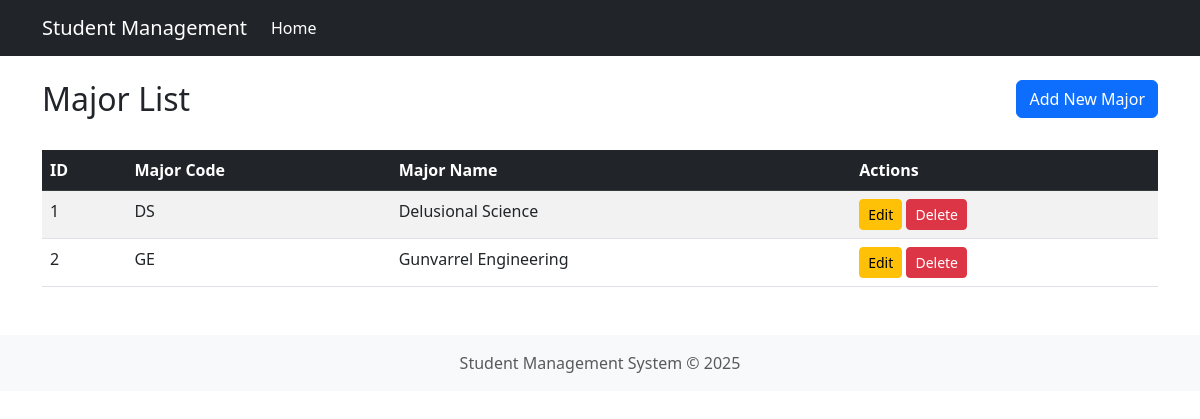
The app's page /views/majors/major.view.php with its own data.
### tables this page shows
CREATE TABLE majors (
    major_id INT AUTO_INCREMENT PRIMARY KEY,
    major_code VARCHAR(10) NOT NULL UNIQUE,
    major_name VARCHAR(255) NOT NULL
);

### src/config/connection.php (called while the page is built, shortened)
<?php
class Database {
    private $host = "localhost";
    private $username = "root";
    private $password = "";
    private $dbname = "tp_mvc";
    public function __construct() {
        try{
            $this->conn = new PDO("mysql:host=$this->host;dbname=$this->dbname", $this->username, $this->password);
        }
        catch(PDOException $e){
            echo "Connection failed: " . $e->getMessage();
        }
    }
}
?>

### src/controllers/Major.controller.php (called while the page is built, shortened)
<?php
include_once(__DIR__ . "/../config/connection.php");
include_once(__DIR__ . "/../models/Major.class.php");
class MajorController{
    private $db;
    public function __construct(){
        $this->db = new Database();
    }
    public function getAllMajors(){
        try{
            $query = "SELECT * FROM majors";
            $stmt = $this->db->conn->prepare($query);
            $stmt->execute();
            $majors = array();
            while($row = $stmt->fetch(PDO::FETCH_ASSOC)){
                $major = new Major(
                    $row['major_id'],
                    $row['major_code'],
                    $row['major_name']
                );
                $majors[] = $major;
            }
            return $majors;
        }
        catch(PDOException $e){
            echo "Error: " . $e->getMessage();
            return [];
        }
    }
}
?>

### src/models/Major.class.php (called while the page is built, shortened)
<?php
class Major{
    private $major_id;
    private $major_code;
    private $major_name;
    public function __construct($major_id = "", $major_code = "", $major_name = ""){
        $this->major_id = $major_id;
        $this->major_code = $major_code;
        $this->major_name = $major_name;
    }
    public function getMajorId(){
        return $this->major_id;
    }
    public function getMajorCode(){
        return $this->major_code;
    }
    public function getMajorName(){
        return $this->major_name;
    }
}
?>

### src/views/majors/major.view.php (the view, shortened to what this page needs)
<?php
require_once(__DIR__ . "/../../config/connection.php");
require_once(__DIR__ . "/../../controllers/Major.controller.php");
$majorController = new MajorController();
$majors = $majorController->getAllMajors();
include(__DIR__."/../../views/templates/header.view.php");
?>
<div class="row mb-4">
    <div class="col-md-6">
        <h2>Major List</h2>
    </div>
    <div class="col-md-6 text-end">
        <a href="create.view.php" class="btn btn-primary">Add New Major</a>
    </div>
</div>
<table class="table table-striped table-hover">
    <thead class="table-dark">
        <tr>
            <th>ID</th>
            <th>Major Code</th>
            <th>Major Name</th>
            <th>Actions</th>
        </tr>
    </thead>
    <tbody>
        <?php
        if(!empty($majors)){
            foreach($majors as $major){
                echo "<tr>
                        <td>{$major->getMajorId()}</td>
                        <td>{$major->getMajorCode()}</td>
                        <td>{$major->getMajorName()}</td>
                        <td>
                            <a href='edit.view.php?id={$major->getMajorId()}' class='btn btn-sm btn-warning'>Edit</a>
                            <a href='delete.view.php?id={$major->getMajorId()}' class='btn btn-sm btn-danger'
                               onclick='return confirm(\"Are you sure you want to delete this major? Deleting this major might affect related students and projects.\");'>Delete</a>
                        </td>
                      </tr>";
            }
        }
        else{
            echo "<tr><td colspan='4' class='text-center'>No majors found</td></tr>";
        }
        ?>
    </tbody>
</table>
<?php
include(__DIR__."/../../views/templates/footer.view.php");
?>

### records on screen
majors: major_id "1", major_code "DS", major_name "Delusional Science"
majors: major_id "2", major_code "GE", major_name "Gunvarrel Engineering"
